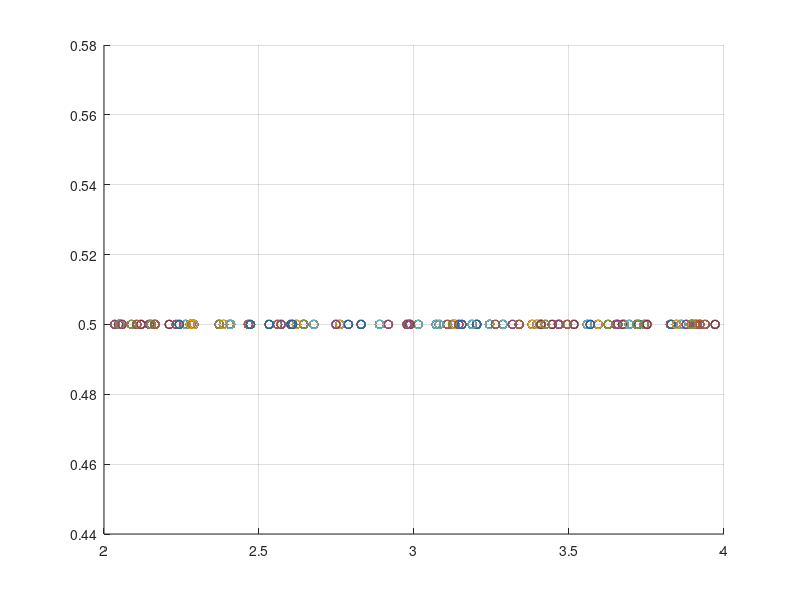

This chart was generated by the following MATLAB code:
clc, clear

a=2;
b=4;
ymax=0.4;
q=0;
for p=1:100
  
    u1=rand(1,1);
    u2=rand(1,1);
    x1=a+u1*(b-a);
    y1=ymax*u2;
    f=0.5;
    
    while 1 && q<20
        if y1<=f
            
            x=x1;
            scatter(x,f);
            hold on;
        end
        q=q+1;
    end
    q=0;
end
grid on;